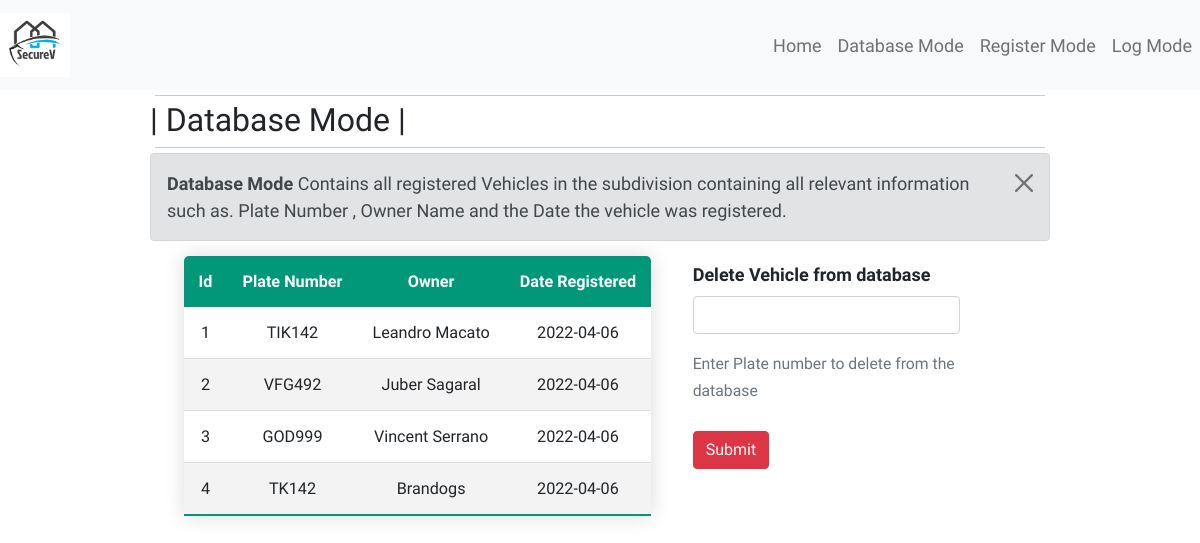
The page /database on the database as committed earlier.
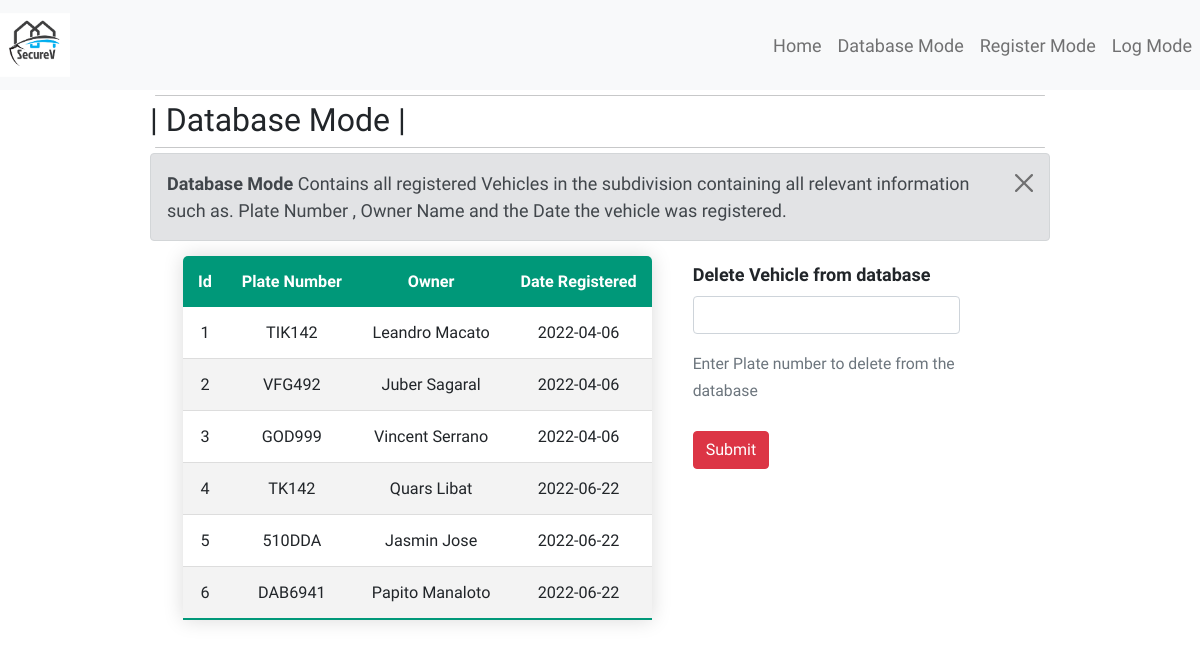
The same page on the database as committed later.
### database.py (models this page shows, shortened)
class Vehicle(db.Model):
    id = db.Column("id" , db.Integer , primary_key=True)
    plate_num = db.Column("plate_num" , db.String(6), unique=True , nullable=False )
    owner_name = db.Column("owner_name" , db.String(20) , unique=True , nullable=False)
    date_registered = db.Column("date_registered" , db.Date(),nullable = False, default=datetime.utcnow )
    entries = db.relationship('Entry', backref = 'entry_plate' , lazy = True)
    def __repr__(self):
        return f'{self.plate_num}|{self.owner_name}|{self.date_registered}'

### app.py (the view)
@application.route("/database" , methods=["POST","GET"])
def data_mode():
    page_title = 'SecureV | Database Mode'
    db_man = DB_Manager()
    error = False
    error_message = ""
    try:
        if request.method =="POST":
            session.permanent = True
            car_to_delete = request.form["delete_plate_input"].upper()
            if car_to_delete:
                db_man.delete_car_and_all_entries(car_to_delete)
                flash(f"Deleted Vehicle:  [{car_to_delete}] and all Entries ", "info")
            else:
                error = True
                error_message = "Input Plate isn't registered or Input is empty"
            return redirect(url_for('data_mode'))
    except Exception as e:
        print(f"EXCEPTION AT /database route: {e}")
        error = True
        error_message = "Vehicle Plate is invalid or not existing"
    return render_template("data_mode.html" , db_data = db_man.db_data, TITLE=page_title , error = error , error_msg = error_message)

### database.py (called while the page is built)
    def __repr__(self):
        return f"{self.date_of_entry}|{self.entry_vehicle_plate}"

### templates/data_mode.html (shortened to what this page needs)
{% extends "base.html" %}
{% block header %}
<h2 class="page-header">| Database Mode |</h2>
{% endblock %}
{% block content %}
<div id="contents">
    <div class="alert alert-secondary alert-dismissible fade show" role="alert"  style="margin-bottom: 0px;">
        <strong>Database Mode </strong> Contains all registered Vehicles in the subdivision containing all relevant information such as. Plate Number , Owner Name and the Date the vehicle was registered.
        <button type="button" class="btn-close" data-bs-dismiss="alert" aria-label="Close"></button>
    </div>
    <div id="flex-content">
        <div id = "flex-left-item">
            <table class="content-table">
            <thead>
                <tr>
                <th>Id</th>
                <th>Plate Number</th>
                <th>Owner</th>
                <th>Date Registered</th>
                </tr>
            </thead>
            <tbody>
                {% for item in db_data %}
                <tr>
                    <td> {{item["id"]}} </td>
                    <td> {{item["plate_num"]}} </td>
                    <td> {{item["owner_name"]}} </td>
                    <td> {{item["date_registered"]}} </td>
                </tr>
                {% endfor %}
            </tbody>
            </table>
        </div>
        <div id = "flex-right-item">
            <form class = "mb-3" action="#" method="post" style="margin-top:20px;">
                <label for="labeldeleteplate" class="form-label"><b> Delete Vehicle from database</b></label>
                <p> <input type="text" name="delete_plate_input" class="form-control"/></p>
                <div id="deletehelp" class="form-text"> Enter Plate number to delete from the database</div>
                <br>
                <p> <button onclick="register_checker()" type="submit" value="submit" class="btn btn-danger">Submit</button>
            </form>
        </div>
    </div>
</div>
{% endblock %}

Rows that differ between the two databases and show on the page:
changed Vehicle "TK142": owner_name "Brandogs" → "Quars Libat"; date_registered "2022-04-06" → "2022-06-22"
added Vehicle: id "5", plate_num "510DDA", owner_name "Jasmin Jose", date_registered "2022-06-22"
added Vehicle: id "6", plate_num "DAB6941", owner_name "Papito Manaloto", date_registered "2022-06-22"
